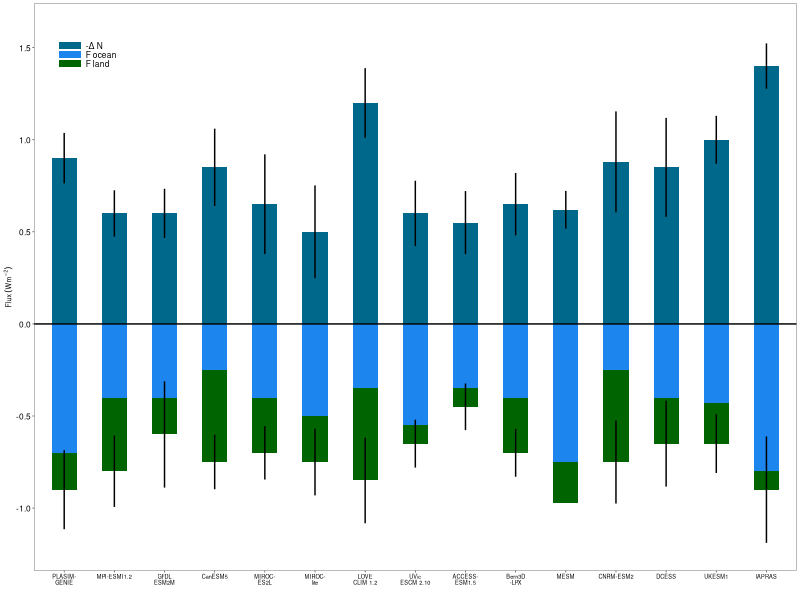
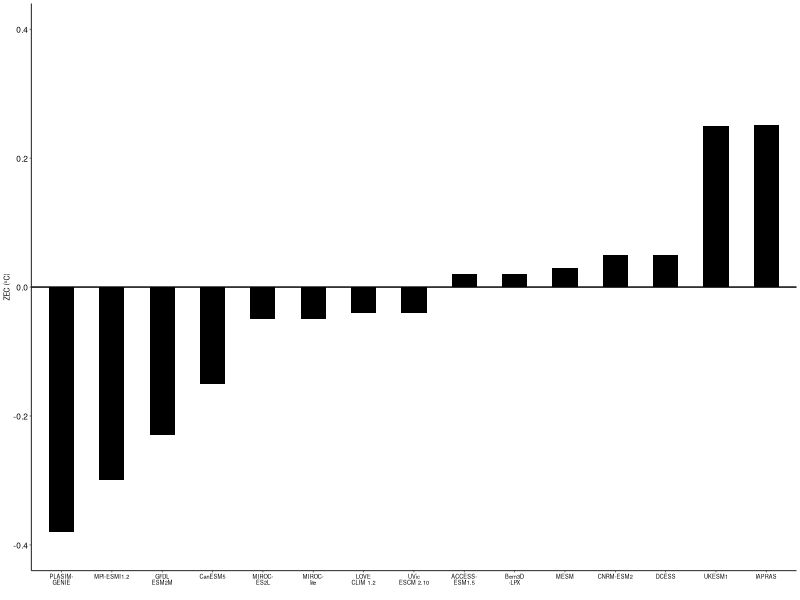
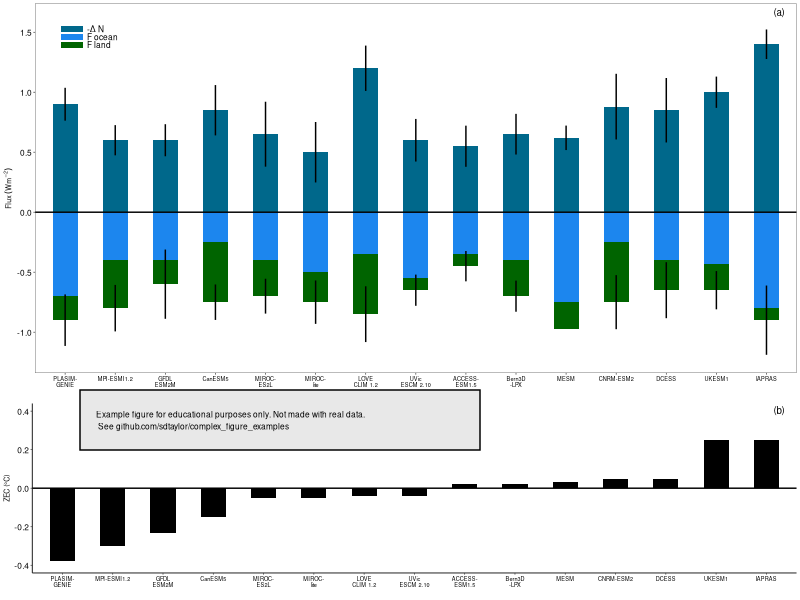

Source code (R) for these figures, in order: (Note: this script raises an error after producing the figures.)
library(tidyverse)
library(cowplot)

##################################
# This is a replication of Figure 7 from the following paper
# MacDougall, Andrew H., et al. "Is there warming in the pipeline? A multi-model analysis of the zero emission commitment from CO2." 
# Biogeosciences Discussions (2020): 1-45. https://doi.org/10.5194/bg-17-2987-2020

# Data used here are mostly simulated, and not meant to replicate the original figure exactly.

#############################################

# Here I judged by eye the value of everything. Note there are newline characters (\n) in the model 
# names for the ones to wrap to 2 lines. Alternatilly you could use stringr::str_wrap(), but that would 
# not give as much control in exactly how they look. 
flux_data = tribble(
  ~model,         ~delta_n, ~f_ocean, ~f_land, ~zec, 
  'PLASIM-\nGENIE',  0.9,      -0.7,     -0.2,   -0.38,
  'GFDL\nESM2M',    0.6,      -0.4,     -0.2,   -0.23,
  'MPI-ESMI1.2',   0.6,      -0.4,     -0.4,   -0.3, 
  'CanESM5',       0.85,     -0.25,    -0.5,   -0.15,
  'MIROC-\nlite',    0.5,      -0.5,     -0.25,  -0.05,
  'MIROC-\nES2L',    0.65,     -0.4,     -0.3,   -0.05,
  'LOVE\nCLIM 1.2', 1.2,      -0.35,    -0.5,   -0.04,
  'UVic\nESCM 2.10',0.6,      -0.55,    -0.1,   -0.04,
  'Bern3D\n-LPX',    0.65,     -0.4,     -0.3,    0.02,
  'ACCESS-\nESM1.5', 0.55,     -0.35,    -0.1,    0.02,
  'MESM',          0.62,     -0.75,    -0.22,   0.03,
  'CNRM-ESM2',     0.88,     -0.25,    -0.5,    0.05,
  'DCESS',         0.85,     -0.4,     -0.25,   0.05,
  'UKESM1',        1.00,     -0.43,    -0.22,   0.25,
  'IAPRAS',        1.4,      -0.8,     -0.1,    0.251 
)

# The left to right ordering of models is small->large, based on the ZEC value of the lower bar plot. 
# Thats specified using this function in the forecats library, where the factor order is matched to some numeric value.
flux_data$model = fct_reorder(flux_data$model, flux_data$zec)

# The 3 variables in the a figure (delta_n, f_ocean, and f_land) need to be in a tidy format
# where they share a common column for the flux amount, and a new column is used to identify
# the flux type. The zec variable is excluded here as its used in the b figure. 
flux_data_long = flux_data %>%
  select(-zec) %>%
  pivot_longer(cols=c('delta_n','f_ocean','f_land'), names_to = 'flux_var', values_to = 'flux_value')

# Generate random values for the error bars
set.seed(2)
flux_data_long$flux_value_sd = runif(n=nrow(flux_data_long), 0.1, 0.3)
flux_data_long$flux_value_sd = with(flux_data_long, ifelse(flux_var=='f_ocean',NA,flux_value_sd))

# The lower error bars for f_land are tricky here. The bars are specified with position_stack, but there is no 
# corresponding way to "stack" the error bars. See https://stackoverflow.com/a/30873811
# The solution is to manually specify the error bars. So here the upper one is the sd around only the delta_n,
# while the lower one is the sd around the sum(f_ocean,f_land). Each will get there own geom_errorbar call.
upper_error_bars = flux_data_long %>%
  filter(flux_var == 'delta_n') %>%
  group_by(model) %>%
  summarise(ymax = flux_value + flux_value_sd,
            ymin = flux_value - flux_value_sd) %>%
  ungroup()

lower_error_bars = flux_data_long %>%
  filter(flux_var %in% c('f_ocean','f_land')) %>%
  group_by(model) %>%
  summarise(ymax = sum(flux_value) + flux_value_sd,
            ymin = sum(flux_value) - flux_value_sd) %>%
  ungroup()


# Specify the desired order of the 3 variables and assign the legend labels. 
# This affects the stacking and coloring order. I'm not sure exactly how this interacts with the negative values.
# If you have have a similar problem I recommend adjusting the ordering here until you get a solution you like.
# This can also potentially be adjusted by using reverse=TRUE insdie the position_stack() call for geom_col().
# Note also by default the legend will go, top to bottom, f_land, f_ocean, delta_n. Thats reversed in the guide() call, which 
# does not affect the stacking/color order. 
# Δ symbol was copy pasted from wikipedia. It can go straight into the label without any special calls. 
flux_data_long$flux_var = factor(flux_data_long$flux_var, levels = c('f_land','f_ocean','delta_n'), labels = c('F land','F ocean','-Δ N'), ordered = T)

# The flux amount column is then used for the y-axis, while they are assigned a color fill with
# the flux_var column.
barplot_a = ggplot(flux_data_long,aes(x=model, y=flux_value, fill=flux_var)) +
  geom_col(width=0.5, position = position_stack()) +
  geom_errorbar(data = upper_error_bars, aes(x=model,ymin = ymin, ymax = ymax), width=0, inherit.aes = FALSE) +  # Note these have to not inherit the aes, the error bar data.frames
  geom_errorbar(data = lower_error_bars, aes(x=model,ymin = ymin, ymax = ymax), width=0, inherit.aes = FALSE) +  # are expected to have a flux_value and flux_var columns.
  geom_hline(yintercept = 0) +
  scale_fill_manual(values=c('darkgreen','dodgerblue2','deepskyblue4')) + 
  scale_y_continuous(breaks=c(-1,-0.5,0,0.5,1.0,1.5), limits = c(-1.2,1.6)) + 
  theme_bw(5) + 
  theme(panel.grid = element_blank(),
        axis.text = element_text(color='black'),
        axis.text.y= element_text(size=6),
        legend.title = element_blank(),
        legend.text = element_text(size=6),
        legend.position = c(0.07,0.91)) + 
  guides(fill=guide_legend(reverse = TRUE, keyheight = unit(2,'mm'))) + 
  labs(x='', y=bquote('Flux'~(Wm^-2)))  # The superscript in the axis label is done via bquote. Some tutorials also use expression()


barplot_b = ggplot(flux_data, aes(x=model, y=zec)) + 
  geom_col(width=0.5, fill='black') +
  geom_hline(yintercept = 0) +
  ylim(-0.4,0.4) + 
  theme_bw(5) + 
  theme(panel.grid = element_blank(),
        panel.border = element_blank(),               # Turn off the full border but initialize the bottom and left lines
        axis.line.x.bottom = element_line(size=0.3),
        axis.line.y.left   = element_line(size=0.3),
        axis.text = element_text(color='black'),
        axis.text.y= element_text(size=6),
        legend.title = element_blank()) +
  labs(x='', y='ZEC (°C)')

final_figure = plot_grid(barplot_a, barplot_b, ncol=1, rel_heights = c(1,0.5), align = 'h', axis='lr',
                         labels = c('(a)','(b)'), label_size=7, label_x = 0.96, label_y=0.99, label_fontface = 'plain')

#############################################
water_mark = 'Example figure for educational purposes only. Not made with real data.\n See github.com/sdtaylor/complex_figure_examples'

final_figure = ggdraw(final_figure) +
  geom_rect(data=data.frame(xmin=0.1,ymin=0.25), aes(xmin=xmin,ymin=ymin, xmax=xmin+0.5,ymax=ymin+0.1),alpha=0.9, fill='grey90', color='black') + 
  draw_text(water_mark, x=0.12, y=0.3, size=6, hjust = 0)

save_plot('macdougall2020/macdougall2020_final.png', plot = final_figure)


